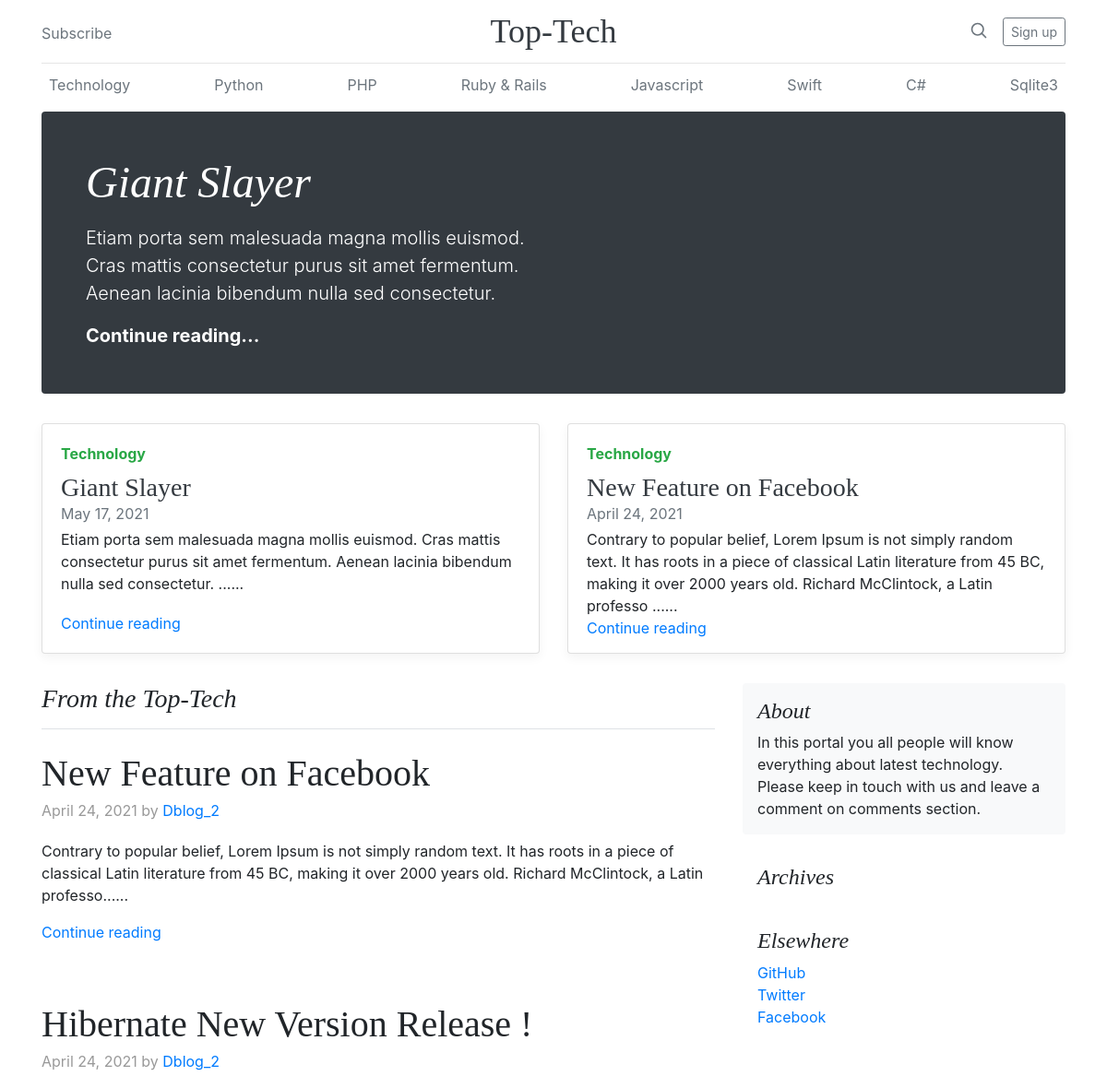
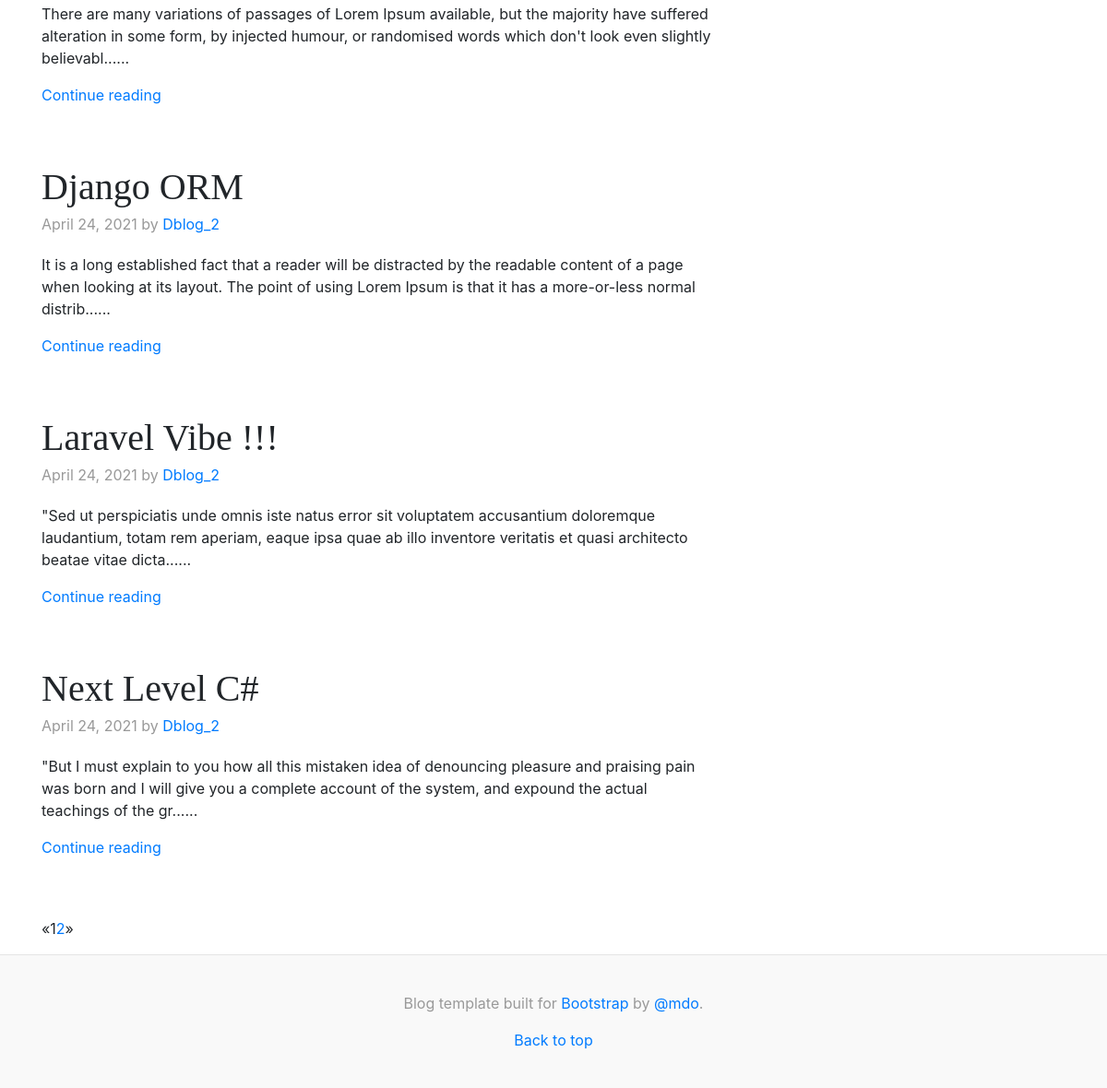
The page / on the database its author committed (2 pictures, top to bottom).
### blogViews/models.py (models this page shows, shortened)
class Category(models.Model):
    name = models.CharField(max_length=100)
    def __str__(self):
        return self.name

class Post(models.Model):
    title = models.CharField(max_length=250)
    featured = models.BooleanField(default=False)
    post_date = models.DateField(auto_now_add=True)
    author = models.ForeignKey(User, on_delete=models.CASCADE, null=True)
    category = models.ForeignKey(Category, on_delete=models.CASCADE, null=True)
    body = models.TextField()
    slug = models.SlugField(max_length=200, unique=True)

### blogViews/views.py (the view)
# urls.py: path('', HomeViews, name="home"),
def HomeViews(request):
    cat_lists = Category.objects.all()
    feature_posts = Post.objects.filter(featured=True).order_by('-post_date')[0:1]
    latest_posts_date = Post.objects.order_by('-post_date')[:2]
    post_lists = Post.objects.all().order_by('-post_date')
    stuff_items = Post.objects.all()
    archive = Post.objects.all()
    p = Paginator(stuff_items, 5)
    page_num = request.GET.get('page', 1)
    try:
        page = p.page(page_num)
    except EmptyPage:
        page = p.page(1)
    context = {
        'cat_lists' : cat_lists,
        'feature_posts': feature_posts,
        'latest_posts_date' : latest_posts_date,
        'items' : page,
       'post_lists': post_lists,
       'archive' : archive
    }
    return render(request, 'home.html', context)

### blogViews/templates/home.html (shortened to what this page needs)
<!doctype html>
{% load static %}
<html lang="en">
  <head>
    <link href="{% static 'Css/bootstrap.min.css' %}" rel="stylesheet">
    <link href="{% static 'Css/blog.css' %}" rel="stylesheet">
  </head>
  <body>
    <div class="container">
      <header class="blog-header py-3">
        <div class="row flex-nowrap justify-content-between align-items-center">
          <div class="col-4 pt-1">
            <a class="text-muted" href="#">Subscribe</a>
          </div>
          <div class="col-4 text-center">
            <a class="blog-header-logo text-dark" href="{% url 'home'  %}">Top-Tech</a>
          </div>
          <div class="col-4 d-flex justify-content-end align-items-center">
            <a class="text-muted" href="#">
              <svg xmlns="http://www.w3.org/2000/svg" width="20" height="20" viewBox="0 0 24 24" fill="none" stroke="currentColor" stroke-width="2" stroke-linecap="round" stroke-linejoin="round" class="mx-3"><circle cx="10.5" cy="10.5" r="7.5"></circle><line x1="21" y1="21" x2="15.8" y2="15.8"></line></svg>
            </a>
            <a class="btn btn-sm btn-outline-secondary" href="{% url 'register'  %}">Sign up</a>
          </div>
        </div>
      </header>
      <div class="nav-scroller py-1 mb-2">
        <nav class="nav d-flex justify-content-between">
        {%for cat_list in cat_lists%}
          <a class="p-2 text-muted" href="{% url 'CategoryWisePostView' cat_list.id %}">{{cat_list.name}}</a>
        {%endfor%}
        </nav>
      </div>
      {% for feature_post in feature_posts %}
      <div class="jumbotron p-3 p-md-5 text-white rounded bg-dark">
        <div class="col-md-6 px-0">
          <h1 class="display-4 font-italic">{{feature_post.title}}</h1>
          <p class="lead my-3">{{feature_post.body|slice:":200"|safe }}</p>
          <p class="lead mb-0"><a href="{% url 'article-detail' feature_post.pk %}" class="text-white font-weight-bold">Continue reading...</a></p>
        </div>
      </div>
      {% endfor %}
      <div class="row mb-2">
          {% for latest_post_date in latest_posts_date %}
                <div class="col-md-6">
                <div class="card flex-md-row mb-4 box-shadow h-md-250">
                  <div class="card-body d-flex flex-column align-items-start">
                    <strong class="d-inline-block mb-2 text-success">{{latest_post_date.category}}</strong>
                    <h3 class="mb-0">
                      <a class="text-dark" href="#">{{latest_post_date.title}}</a>
                    </h3>
                    <div class="mb-1 text-muted">{{latest_post_date.post_date}}</div>
                    <p class="card-text mb-auto">{{latest_post_date.body|slice:":200"|safe }} ......</p>
                    <a href="{% url 'article-detail' latest_post_date.pk %}">Continue reading</a>
                  </div>
                </div>
              </div>
          {%endfor%}
      </div>
      </div>
    <main role="main" class="container">
    <div class="row">
      <div class="col-md-8 blog-main">
        <h3 class="pb-3 mb-4 font-italic border-bottom">
          From the Top-Tech
        </h3>
        {% for p in items %}
        <div class="blog-post">
          <h2 class="blog-post-title">{{p.title}}</h2>
          <p class="blog-post-meta">{{p.post_date}} by <a href="#">{{p.author}}</a></p>
         <p>{{ p.body|slice:":200"|safe }}......</p>
         <a href="{% url 'article-detail' p.pk %}">Continue reading</a>
        </div>
        {% endfor %}
      {% if items.has_other_pages %}
            <ul class="pagination">
              {% if items.has_previous %}
                <li><a href="?page={{ items.previous_page_number }}">&laquo;</a></li>
              {% else %}
                <li class="disabled"><span>&laquo;</span></li>
              {% endif %}
              {% for i in items.paginator.page_range %}
                {% if items.number == i %}
                  <li class="active"><span>{{ i }} <span class="sr-only">(current)</span></span></li>
                {% else %}
                  <li><a href="?page={{ i }}">{{ i }}</a></li>
                {% endif %}
              {% endfor %}
              {% if users.has_next %}
                <li><a href="?page={{ items.next_page_number }}">&raquo;</a></li>
              {% else %}
                <li class="disabled"><span>&raquo;</span></li>
              {% endif %}
            </ul>
        {% endif %}
      </div>
      <aside class="col-md-4 blog-sidebar">
        <div class="p-3 mb-3 bg-light rounded">
          <h4 class="font-italic">About</h4>
          <p class="mb-0">In this portal you all people will know everything about latest technology. Please keep in touch with us and leave a comment on comments section.</p>
        </div>
        <div class="p-3">
          <h4 class="font-italic">Archives</h4>
        </div>
        <div class="p-3">
          <h4 class="font-italic">Elsewhere</h4>
          <ol class="list-unstyled">
            <li><a href="https://github.com/shaheed2108">GitHub</a></li>
            <li><a href="#">Twitter</a></li>
            <li><a href="#">Facebook</a></li>
          </ol>
        </div>
      </aside>
    </div>
  </main>
    <footer class="blog-footer">
      <p>Blog template built for <a href="https://getbootstrap.com/">Bootstrap</a> by <a href="https://twitter.com/mdo">@mdo</a>.</p>
      <p>
        <a href="#">Back to top</a>
      </p>
    </footer>
  </body>
</html>

### staticfiles/Css/blog.css (style rules this page uses)
.blog-header { line-height: 1; border-bottom: 1px solid #e5e5e5; }
.blog-header-logo { font-family: "Playfair Display", Georgia, "Times New Roman", serif; font-size: 2.25rem; }
h1, h2, h3, h4, h5, h6 { font-family: "Playfair Display", Georgia, "Times New Roman", serif; }
.display-4 { font-size: 2.5rem; }
@media (min-width: 768px) { .display-4 { font-size: 3rem; } }
.nav-scroller { position: relative; z-index: 2; height: 2.75rem; overflow-y: hidden; }
.nav-scroller .nav { display: -webkit-box; display: -ms-flexbox; display: flex; -ms-flex-wrap: nowrap; flex-wrap: nowrap; padding-bottom: 1rem; margin-top: -1px; overflow-x: auto; text-align: center; white-space: nowrap; -webkit-overflow-scrolling: touch; }
@media (min-width: 768px) { .h-md-250 { height: 250px; } }
.border-bottom { border-bottom: 1px solid #e5e5e5; }
.box-shadow { box-shadow: 0 .25rem .75rem rgba(0, 0, 0, .05); }
.blog-post { margin-bottom: 4rem; }
.blog-post-title { margin-bottom: .25rem; font-size: 2.5rem; }
.blog-post-meta { margin-bottom: 1.25rem; color: #999; }
.blog-footer { padding: 2.5rem 0; color: #999; text-align: center; background-color: #f9f9f9; border-top: .05rem solid #e5e5e5; }
.blog-footer p:last-child { margin-bottom: 0; }

### rows shown on the page
Category: name "Technology"
Category: name "Python"
Category: name "PHP"
Category: name "Ruby & Rails"
Category: name "Javascript"
Category: name "Swift"
Category: name "C#"
Category: name "Sqlite3"
Post: title "Giant Slayer", body "Etiam porta sem malesuada magna mollis euismod. Cras mattis consectetur purus sit amet fermentum. Aenean lacinia bibendum nulla sed consectetur.", category "Technology", post_date "May 17, 2021"
Post: category "Technology", title "New Feature on Facebook", post_date "April 24, 2021", body "Contrary to popular belief, Lorem Ipsum is not simply random text. It has roots in a piece of classical Latin literature from 45 BC, making it over 2000 years old. Richard McClintock, a Latin professo", author "Dblog_2"
Post: title "Hibernate New Version Release !", post_date "April 24, 2021", author "Dblog_2", body "There are many variations of passages of Lorem Ipsum available, but the majority have suffered alteration in some form, by injected humour, or randomised words which don't look even slightly believabl"
Post: title "Django ORM", post_date "April 24, 2021", author "Dblog_2", body "It is a long established fact that a reader will be distracted by the readable content of a page when looking at its layout. The point of using Lorem Ipsum is that it has a more-or-less normal distrib"
Post: title "Laravel Vibe !!!", post_date "April 24, 2021", author "Dblog_2", body "\"Sed ut perspiciatis unde omnis iste natus error sit voluptatem accusantium doloremque laudantium, totam rem aperiam, eaque ipsa quae ab illo inventore veritatis et quasi architecto beatae vitae dicta"
Post: title "Next Level C#", post_date "April 24, 2021", author "Dblog_2", body "\"But I must explain to you how all this mistaken idea of denouncing pleasure and praising pain was born and I will give you a complete account of the system, and expound the actual teachings of the gr"

### other values the page prints
{{ i }} "1"
{{ i }} "2"
